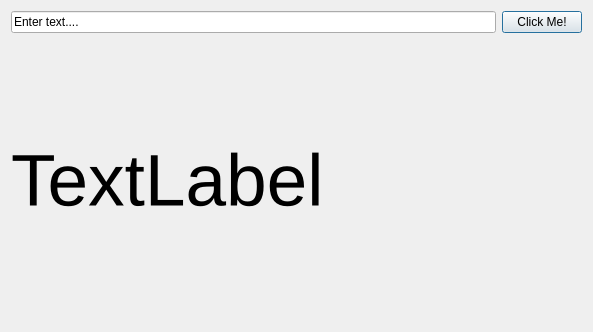
<?xml version="1.0" encoding="UTF-8"?>
<ui version="4.0">
 <class>Dialog</class>
 <widget class="QDialog" name="Dialog">
  <property name="geometry">
   <rect>
    <x>0</x>
    <y>0</y>
    <width>593</width>
    <height>332</height>
   </rect>
  </property>
  <property name="windowTitle">
   <string>Dialog</string>
  </property>
  <layout class="QVBoxLayout" name="verticalLayout_2">
   <item>
    <layout class="QVBoxLayout" name="verticalLayout" stretch="0,1">
     <item>
      <layout class="QHBoxLayout" name="horizontalLayout">
       <item>
        <widget class="QLineEdit" name="lineEdit">
         <property name="text">
          <string>Enter text....</string>
         </property>
        </widget>
       </item>
       <item>
        <widget class="QPushButton" name="pushButton">
         <property name="text">
          <string>Click Me!</string>
         </property>
        </widget>
       </item>
      </layout>
     </item>
     <item>
      <widget class="QLabel" name="label">
       <property name="font">
        <font>
         <pointsize>55</pointsize>
        </font>
       </property>
       <property name="text">
        <string>TextLabel</string>
       </property>
      </widget>
     </item>
    </layout>
   </item>
  </layout>
 </widget>
 <resources/>
 <connections/>
</ui>
